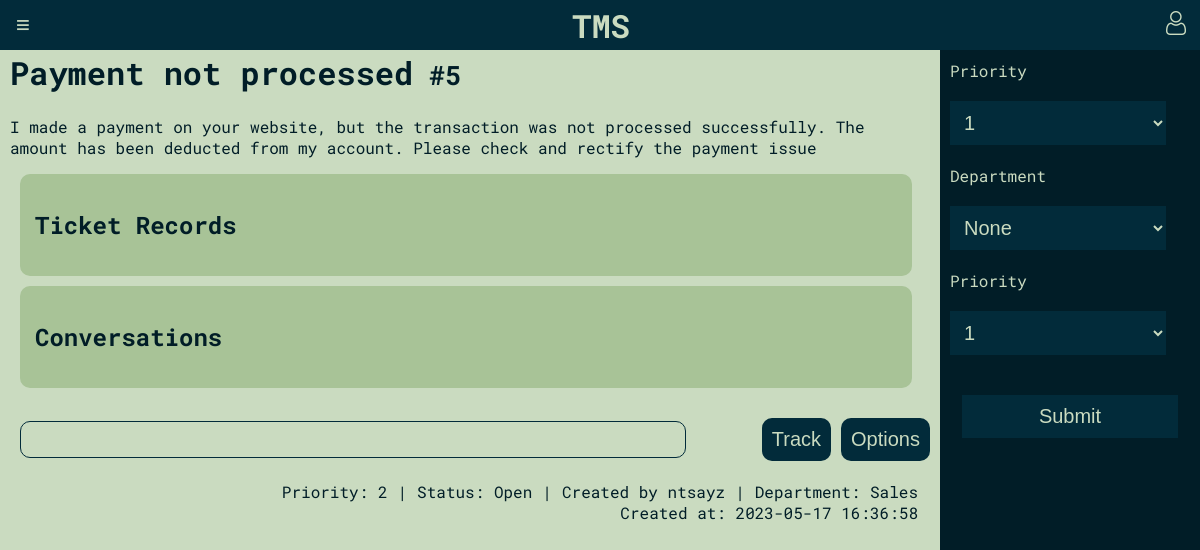
The app's page /pages/ticket.php?ticket_id=5 (signed in) with its own data.
### tables this page shows
CREATE TABLE tickets (
    id INTEGER PRIMARY KEY AUTOINCREMENT,
    title TEXT NOT NULL,
    description TEXT NOT NULL,
    priority INTEGER CHECK(priority BETWEEN 1 AND 5),
    status_id INTEGER REFERENCES status(id) ON DELETE CASCADE,
    created_by INTEGER NOT NULL REFERENCES users(id) ON DELETE CASCADE,
    assigned_to INTEGER REFERENCES users(id) ON DELETE CASCADE,
    created_at TIMESTAMP DEFAULT CURRENT_TIMESTAMP,
    department_id INTEGER REFERENCES departments(id) ON DELETE CASCADE
);

CREATE TABLE status (
    id INTEGER PRIMARY KEY AUTOINCREMENT,
    name TEXT NOT NULL
);

CREATE TABLE users (
    id INTEGER PRIMARY KEY AUTOINCREMENT,
    username TEXT,
    password CHAR(256) NOT NULL,
    full_name TEXT,
    email TEXT NOT NULL UNIQUE,
    user_type TEXT CHECK(user_type IN ('admin', 'agent', 'client'))
);

CREATE TABLE departments (
    id INTEGER PRIMARY KEY AUTOINCREMENT,
    name TEXT NOT NULL
);

### pages/ticket.php (called while the page is built)
<?php
require_once(__DIR__.'/../initialization/init.php');
require_once(__DIR__.'/../database/tickets.php');
$ticket_id = $_GET['ticket_id'];
$ticket = get_ticket_by_id($ticket_id);
require_once(__DIR__.'/../templates/common/ticket_standalone.php');
?>

### database/tickets.php (called while the page is built, shortened)
<?php
function get_ticket_by_id($id){
    global $dbh;
    try {
        $stmt = $dbh->prepare('SELECT * FROM tickets WHERE id = ?');
        $stmt->execute(array($id));
        $ticket = $stmt->fetch(PDO::FETCH_ASSOC);
        return $ticket;
    } catch(PDOException $e) {
        return -1;
    }
}
?>

### database/status.php (called while the page is built, shortened)
<?php
function get_status_name_by_id($id){
    global $dbh;
    try {
        $stmt = $dbh->prepare('SELECT name FROM status WHERE id = ?');
        $stmt->execute(array($id));
        $status = $stmt->fetch(PDO::FETCH_ASSOC);
        return $status['name'];
    } catch(PDOException $e) {
        return -1;
    }
}
?>

### database/user.php (called while the page is built, shortened)
<?php
  function get_username_by_id($id) {
    global $dbh;
    try {
        $stmt = $dbh->prepare('SELECT username FROM users WHERE id = ?');
        $stmt->execute(array($id));
        if($row = $stmt->fetch()) {
            return $row['username'];
        }
    }catch(PDOException $e) {
        return -1;
    }
  }
?>

### database/departments.php (called while the page is built, shortened)
<?php
function get_department_by_id($id){
    global $dbh;
    try {
        $stmt = $dbh->prepare('SELECT name FROM departments WHERE id = ?');
        $stmt->execute(array($id));
        $department = $stmt->fetch(PDO::FETCH_ASSOC);
        return $department['name'];
    } catch(PDOException $e) {
        return -1;
    }
}
?>

### templates/common/ticket_standalone.php (the view, shortened to what this page needs)
<?php
require_once(__DIR__.'/../../database/tickets.php');
require_once(__DIR__.'/../../database/user.php');
require_once(__DIR__.'/../../database/status.php');
require_once(__DIR__.'/../../database/departments.php');
?>
<!DOCTYPE html>
<html>
<head>
    <link rel="stylesheet" href="/css/ticket/style.css">
</head>
<?php require(__DIR__.'/../common/header.php'); ?>
<body>
<div class="wrapper">
    <main>
        <div class="">
            <div id="overlay-<?php echo $ticket['id'] ?>" class="">
                <div class="">
                    <h1>
                        <?php echo htmlentities($ticket['title']) ?><small> #<?php echo htmlentities($ticket['id']) ?></small>
                    </h1>
                    <p><?php echo htmlentities($ticket['description']) ?></p>
                    <div class="ticket-records">
                        <h2>Ticket Records</h2>
                    </div>
                    <div class="ticket-conversations">
                        <h2>Conversations</h2>
                    </div>
                    <div class="ticket-overlay-buttons">
                        <input class="ticket-input">
                        <div class="ticket-buttons">
                            <button class="ticket-blue-button" id="add-ticket-button">Track</button>
                            <?php if ($_SESSION['user_type'] === 'admin' || $SESSION['user_type'] === 'agent') { ?>
                                <button class="ticket-blue-button" id="add-ticket-button">Options</button>
                            <?php }?>
                        </div>
                    </div>
                    <div class="overlay-info">
                        <p>Priority: <?php echo htmlentities($ticket['priority']) ?></p>|
                        <p>Status: <?php echo htmlentities(get_status_name_by_id($ticket['status_id'])) ?></p>|
                        <p>Created by <?php echo htmlentities(get_username_by_id($ticket['created_by'])) ?></p>|
                        <p>Department: <?php echo htmlentities(get_department_by_id($ticket['department_id'])) ?></p>
                        <p>Created at: <?php echo htmlentities($ticket['created_at']) ?></p>
                    </div>
                </div>
            </div>
        </div>
    </main>
    <aside class= "ticket-form">
        <form action="" method="post" required>
                <div>
                    <label for="priority">Priority</label><br>
                    <select id="priority" name="priority" required>
                        <?php for ($i = 1; $i <= 5; $i++) { ?>
                            <option value="<?php echo $i; ?>"><?php echo $i; ?></option>
                        <?php } ?>
                    </select>
                </div>
                <div>
                    <label for="department">Department</label><br>
                    <select id="department" name="department">
                        <option value="">None</option>
                    </select>
                </div>
                <div>
                    <label for="priority">Priority</label><br>
                    <select id="priority" name="priority" required>
                        <?php for ($i = 1; $i <= 5; $i++) { ?>
                            <option value="<?php echo $i; ?>"><?php echo $i; ?></option>
                        <?php } ?>
                    </select>
                </div>
                <div>
                    <input type="submit" value="Submit" onclick="" class="ticket-blue-button">
                </div>
        </form>
    </aside>
</div>
</body>
</html>

### templates/common/header.php
<header>
    <button id="sidebar-toggle-button">≡</button>
    <a href="/pages/home_page.php"><h1 id="title">TMS</h1></a>
    <div class="user">
        <a href="/pages/profile.php">
            <img id="profile-icon" src="/images/user.png" alt="Profile Icon">
        </a>
    </div>
</header>

### css/ticket/style.css (style rules this page uses)
:root { --main-blue: #022B3A; --main-blue-darker: #011D27; --tea-green: #CADBC0; --tea-green-light: #A8C397; --pink-bittersweet: #F97068; --pink-melon: #FCB4B1; }
body { background: var(--tea-green); color: var(--main-blue-darker); font-family: 'Roboto Mono', monospace; margin: 0; padding: 0; margin-top: 20px; }
.wrapper { display: flex; height: 100vh; }
main { flex: 1; padding: 10px; overflow-y: auto; }
.ticket-records, .ticket-conversations { border-radius: 10px; background-color: var(--tea-green-light); width: 97%; margin: 10px; padding: 15px; box-sizing: border-box; }
.ticket-overlay-buttons { display: flex; justify-content: space-between; align-items: center; }
.ticket-overlay-buttons button { border-radius: 10px; }
.overlay-info { display: flex; justify-content: flex-end; flex-wrap: wrap; margin-top: auto; margin-right: 2px; }
.overlay-info p { margin: 0; margin-right: 10px; margin-left: 10px; }
.ticket-blue-button { background: var(--main-blue); border: 0; color: var(--tea-green); padding: 10px; padding-right: 10px; font-size: 20px; width: 90%; margin: 20px auto; display: block; box-sizing: border-box; cursor: pointer; }
.ticket-overlay-buttons { margin-top: auto; margin-left: auto; margin-right: auto; display: flex; justify-content: flex-end; flex-wrap: wrap; }
.ticket-input { margin-right: auto; width: 70%; margin-left: 10px; padding: 10px; background-color: var(--tea-green); color: var(--main-blue); border: 1px solid var(--main-blue); border-radius: 10px; }
.ticket-buttons { display: flex; gap: 10px; }
a:link,a:visited , a:hover, a:active { text-decoration: none; color:var(--main-blue-darker); }
#title { color:var(--tea-green) !important; }
header { position: fixed; top: 0; left: 0; width: 100%; height: 50px; background-color: #022B3A; color: white; display: flex; align-items: center; justify-content: space-between; padding: 0 10px; box-sizing: border-box; z-index: 2; }
#sidebar-toggle-button { display: block; font-size: 1.5em; background-color: transparent; border: none; color: var(--tea-green); cursor: pointer; }
main { width: 100%; }
.ticket-form { margin-top:30px; justify-content:center; }
select { background:var(--main-blue); border:0; color:var(--tea-green); padding:10px; font-size:20px; width: 90%; margin:20px auto; }

### templates/common/ticket_standalone.php (style rules this page uses)
.wrapper { display: flex; height: 100vh; }
main { flex: 1; padding: 10px; overflow-y: auto; }
aside { background-color: var(--main-blue-darker); color: var(--tea-green); width: 20%; padding: 10px; }

### records on screen
tickets: title "Payment not processed", id "5", description "I made a payment on your website, but the transaction was not processed successfully. The amount has been deducted from my account. Please check and rectify the payment issue", priority "2", status.name "Open", created_by.username "ntsayz", department.name "Sales", created_at "2023-05-17 16:36:58"

### other values on screen
form field priority "1"
